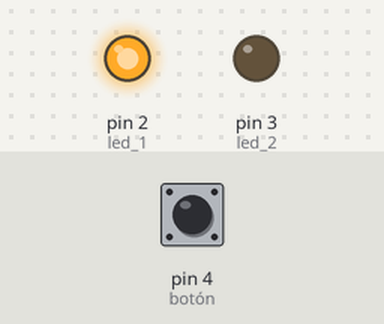
Recording of a sketch running on a simulated Arduino Uno, built with avr-gcc and run on an emulated ATmega328P. Shown: output pins drawn as LEDs (lit = HIGH). The test bench sets the inputs (shaded band); at power-on: pin 4 (botón) HIGH.

Above: at 0.1 s.
Timing chart, 0 to 1.6 s (numbered marks = the images above):
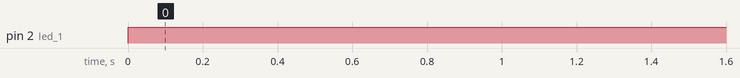

Measured:
- by itself, pin 2 (led_1): LOW → HIGH at 0.00 s

The sketch:

flipflopBoton.ino
```cpp
/*
 * Ejercicio con dos leds (Pin 2 y 3) y un botón (Pin 4) conectados a la Arduino.
 * Mientras pulsemos el botón se encenderá el primer led y el segundo se apagará,
 * si no se pulsa, el primer led se apagará y el segundo se encenderá.
 */
void setup() {
  //ponemos los dos pines en modo salida
  pinMode(2,OUTPUT); //led 1
  pinMode(3,OUTPUT); //led 2
  pinMode(4,INPUT_PULLUP); //botón
}

void loop() {
  //Si se pulsa el botón el primer led se enciende y el segundo se apaga.
  if(digitalRead(4)){
    digitalWrite(2,HIGH);
    digitalWrite(3,LOW);
  }else{
    //Si no se pulsa el primer led se apaga y el segundo se enciende.
    digitalWrite(3,LOW);
    digitalWrite(4,HIGH);
  }
}
```
